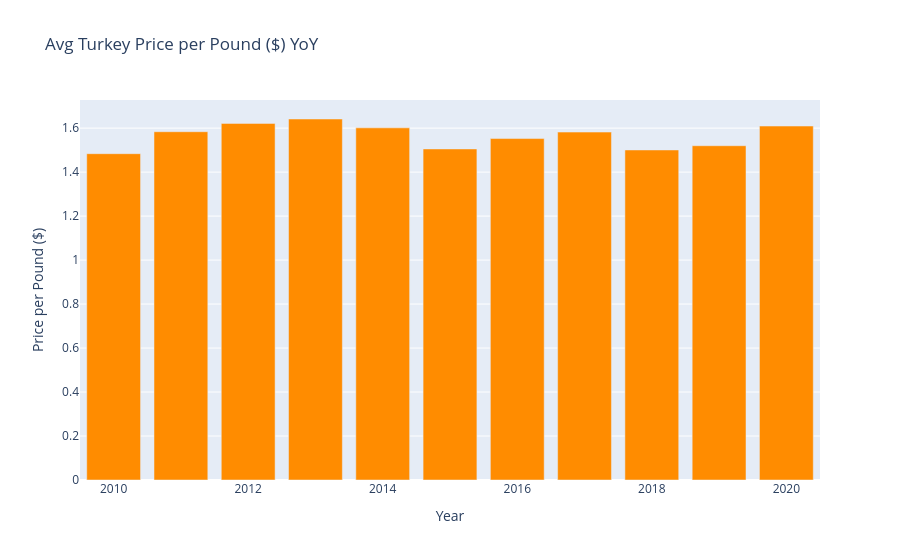

Notebook source saved alongside this figure:
### Code cell
#and again with plotly
fig = px.bar( #creates the bar
    x = yearlyprice.index, #sets x
    y = yearlyprice.values, #sets y
    labels = {'x': 'Year', 'y': 'Price per Pound ($)'}, #labels both axis
    title = 'Avg Turkey Price per Pound ($) YoY', #titles the chart
    color_discrete_sequence = ['darkorange']) #tries for a festive color
fig.show() #displays

### Figure 1 — Plotly figure (JSON) as saved in the notebook; plotly's stock layout.template omitted (floating-point values rounded to 4 significant figures)
{"data": [{"hovertemplate": "Year=%{x}<br>Price per Pound ($)=%{y}<extra></extra>", "legendgroup": "", "marker": {"color": "darkorange", "pattern": {"shape": ""}}, "name": "", "orientation": "v", "showlegend": false, "textposition": "auto", "type": "bar", "x": [2010, 2011, 2012, 2013, 2014, 2015, 2016, 2017, 2018, 2019, 2020], "xaxis": "x", "y": [1.484, 1.584, 1.622, 1.642, 1.601, 1.505, 1.553, 1.582, 1.501, 1.52, 1.61], "yaxis": "y"}], "layout": {"barmode": "relative", "legend": {"tracegroupgap": 0}, "title": {"text": "Avg Turkey Price per Pound ($) YoY"}, "xaxis": {"anchor": "y", "domain": [0, 1], "title": {"text": "Year"}}, "yaxis": {"anchor": "x", "domain": [0, 1], "title": {"text": "Price per Pound ($)"}}}}
